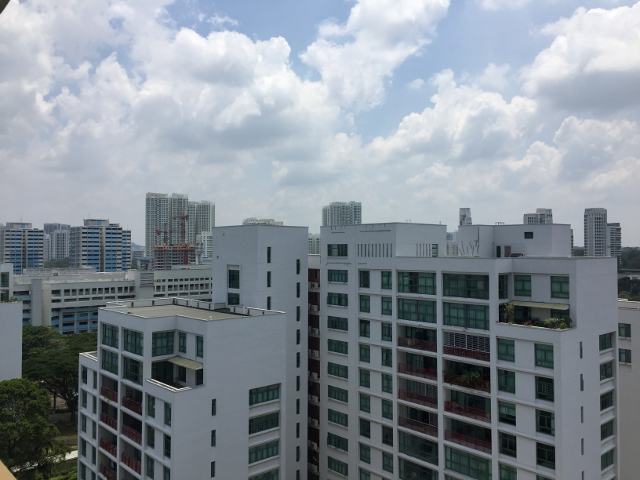
#> input picture EE5731_CA1/part1_4/im01.jpg, 640 x 480 px
$ jupyter execute part6.ipynb
#> lines starting #> are read from the running program, lines starting #| are printed output that depends on the picture
# Part 6: Advanced Panoramic Image

[cell 1]
import numpy as np
import matplotlib.pyplot as plt
import cv2
import random

[cell 2]
im01 = cv2.imread('part1_4/im01.jpg')
#> im01 is the input picture: shape (480, 640, 3); mean B, G, R 148.8, 140.9, 132.5
im01 = cv2.cvtColor(im01, cv2.COLOR_BGR2RGB)
im02 = cv2.imread('part1_4/im02.jpg')
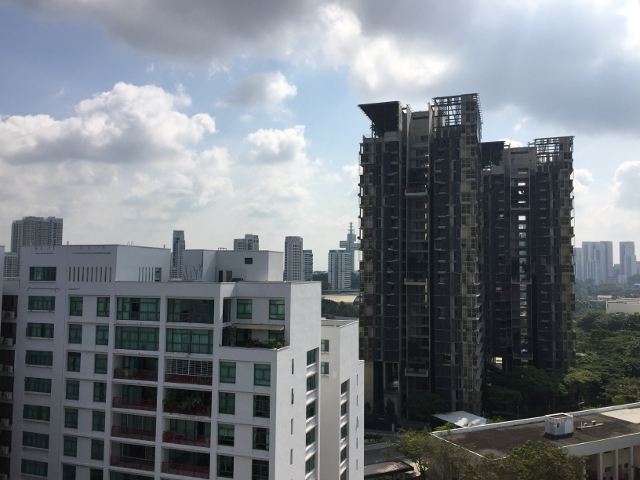
#> input picture EE5731_CA1/part1_4/im02.jpg, 640 x 480 px
#> im02 is the input picture: shape (480, 640, 3); mean B, G, R 130.5, 124.4, 118.6
im02 = cv2.cvtColor(im02, cv2.COLOR_BGR2RGB)
im03 = cv2.imread('part1_4/im03.jpg')
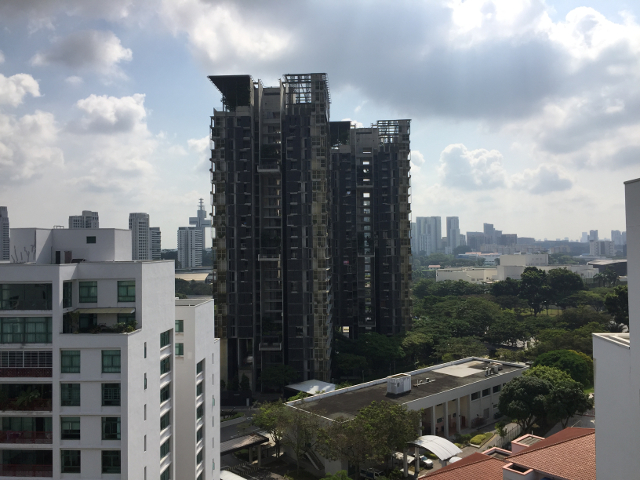
#> input picture EE5731_CA1/part1_4/im03.jpg, 640 x 480 px
#> im03 is the input picture: shape (480, 640, 3); mean B, G, R 127.2, 124.1, 119.9
im03 = cv2.cvtColor(im03, cv2.COLOR_BGR2RGB)

[cell 3]
# Extract keypoints and descriptors for each image
sift = cv2.SIFT_create()

im01_gray = cv2.cvtColor(im01, cv2.COLOR_BGR2GRAY)
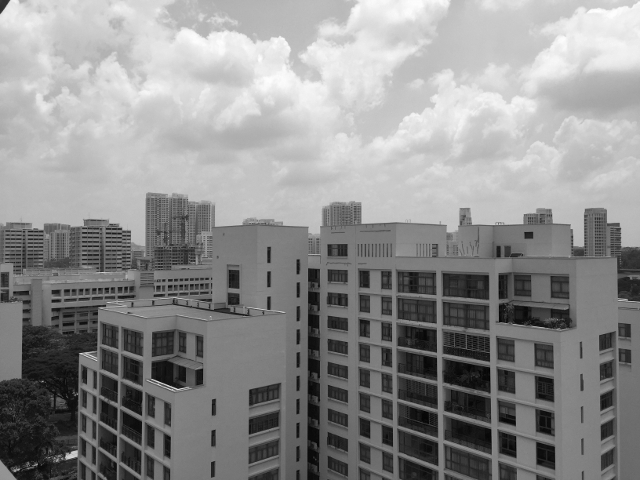
#> im01_gray: shape (480, 640); min 0, max 254, mean 142.3
im02_gray = cv2.cvtColor(im02, cv2.COLOR_BGR2GRAY)
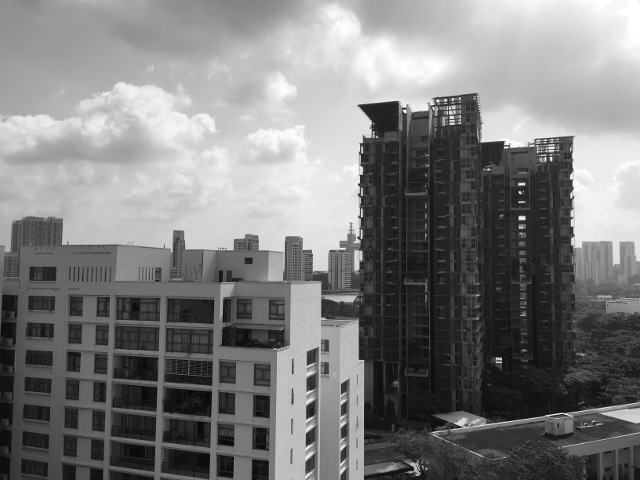
#> im02_gray: shape (480, 640); min 6, max 255, mean 125.6
im03_gray = cv2.cvtColor(im03, cv2.COLOR_BGR2GRAY)
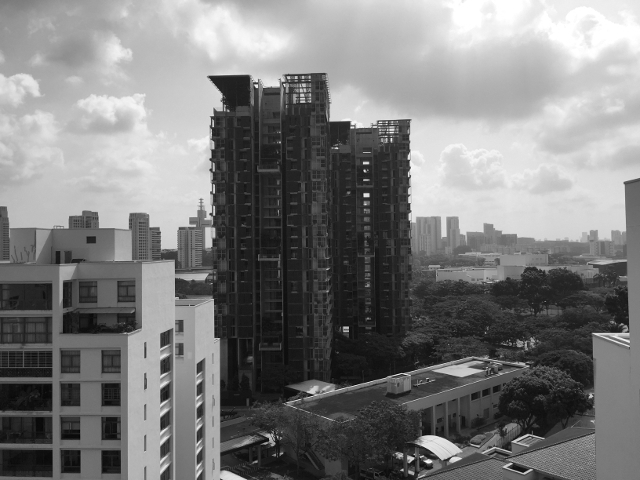
#> im03_gray: shape (480, 640); min 4, max 255, mean 124.5

kp1, des1 = sift.detectAndCompute(im01_gray, None)
#> kp1 = 1567 keypoints; strongest (x, y, size): (69, 456, 5), (545, 422, 13.4), (545, 388, 14.2), (508, 445, 12.2)
kp2, des2 = sift.detectAndCompute(im02_gray, None)
#> kp2 = 1193 keypoints; strongest (x, y, size): (520, 192, 1.8), (522, 218, 3.8), (405, 111, 2.1), (523, 184, 2.1)
kp3, des3 = sift.detectAndCompute(im03_gray, None)
#> kp3 = 1046 keypoints; strongest (x, y, size): (366, 195, 3.5), (256, 86, 2.2), (364, 163, 2.1), (410, 459, 4.1)

[cell 4]
# find mathches between two images
def match(des1, des2):
    best1 = np.zeros(des1.shape[0])
    best2 = np.zeros(des2.shape[0])

    for i in range(des1.shape[0]):
        distant = np.zeros(des2.shape[0])
        for j in range(des2.shape[0]):
            distant[j] = np.sum((des1[i] - des2[j]) ** 2)
        best1[i] = int(np.argmin(distant))

    for i in range(des2.shape[0]):
        distant = np.zeros(des1.shape[0])
        for j in range(des1.shape[0]):
            distant[j] = np.sum((des2[i] - des1[j]) ** 2)
        best2[i] = int(np.argmin(distant))

    best1 = best1.astype(int)
    best2 = best2.astype(int)

    matches = []
    for i in range(best1.shape[0]):
        m = best1[i]
        n = best2[m]
        if i == n:
            matches.append([n, m])

    return matches

[cell 5]
# [16 lines left out: function homography, not called in this run]

[cell 6]
# [44 lines left out: function RANSAC_homography, not called in this run]

1. Handling unordered images

   use DAG graph to store the images order

My method:
- for all images, find the inliers between two images i and j.  Create a matrix named *map* to store the 'weight'. map[i][j] = len(inliers) / (8.0 + 0.3len(matches)) between i and j

 - Create a DAG using *map* matrix. Each image is the node. For each imagei, create a line to the image j which map[i][j] is the biggest, which means for image i , image j is the most similar image.

- Then use DFS to find the order that including the most nodes.

[cell 7]
import networkx as nx
# [58 lines left out: functions dfs_longest_sequence, DAG, not called in this run]

[cell 8]
#When use RANSAC between two images, add a threshold to judge if the two image need to be stitched.
# That is if the len(inliers) > 8.0 + 0.3*len(matches)
def stitch_order(all_kps, all_des, iteration_times):
    '''
    all_kps: a list contain all keypoints of each image. all_kps = [kp1, kp2, kp3, ...]
    all_des: a list contain all descriptors of each image. all_des = [des1, des2, des3, ...]
    iteration_times: the iteration times of RANSAC
    '''
#> called with iteration_times = 10000
    N = len(all_kps) # the number of unordered images
#> N = 3
    map = np.zeros((N, N)) # use matrix to store the images stitch weight
#> map = [[0, 0, 0], [0, 0, 0], [0, 0, 0]]

    # for each image, find the best match image
    for i in range(N):

        kp_1 = all_kps[i]
        des_1 = all_des[i]
        print(i)
        for j in range(N):
            if j == i:
                map[i][j] = 0  # the same image do not need stitch
                continue
            else:
                print(j)
                kp_2 = all_kps[j]
                des_2 = all_des[j]
                matches = match(des_1, des_2)
                H, inliers = RANSAC_homography(kp_1, kp_2, matches, iteration_times)

                #if len(inliers) > 8.0 + 0.3*len(matches):
                map[i][j] = len(inliers) / (8.0 + 0.3*len(matches))
                #print(f'image{i} and image{j} need stitch')
                #else:
                    #map[i][j] = 0

    order = DAG(map)
    return order
